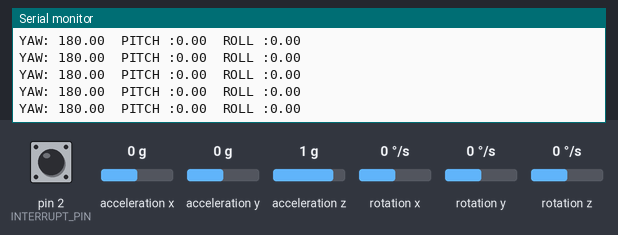
This sketch was run on a simulated Arduino Uno, built with avr-gcc and run on an emulated ATmega328P. Parts: the last lines printed to the serial monitor. The inputs (shaded band) are chosen by the test bench; at power-on: acceleration x 0 g, acceleration y 0 g, acceleration z 1 g, rotation z 0 °/s, pin 2 (INTERRUPT_PIN) LOW, rotation x 0 °/s, rotation y 0 °/s. The sensor or clock chip raises its interrupt line as the real part does.

Above: at 1.7 s.
1.8 s: acceleration x set to -1.4 g
At 2.9 s:
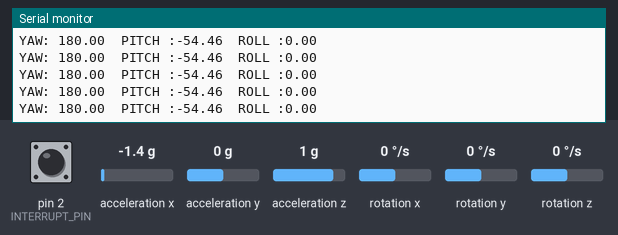
3.3 s: acceleration y set to 0.8 g
At 3.9 s:
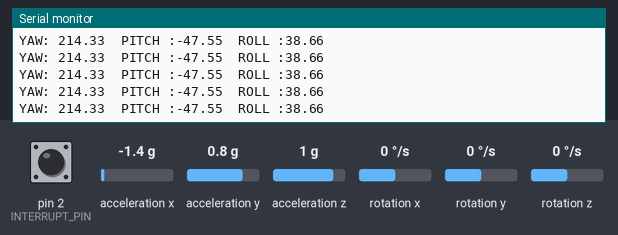
6.3 s: acceleration z set to -1.4 g
At 7.0 s:
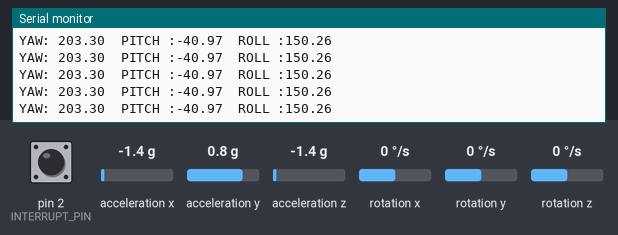
9.3 s: rotation z set to -192 °/s
At 10.1 s:
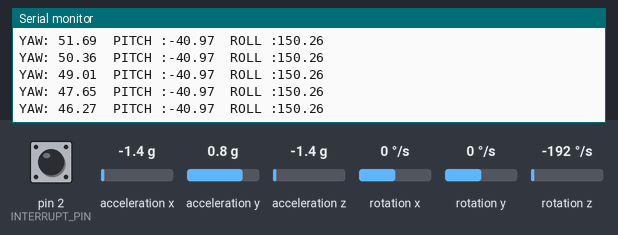
Timing chart, 0 to 12.3 s (numbered marks = the images above; inputs shaded):
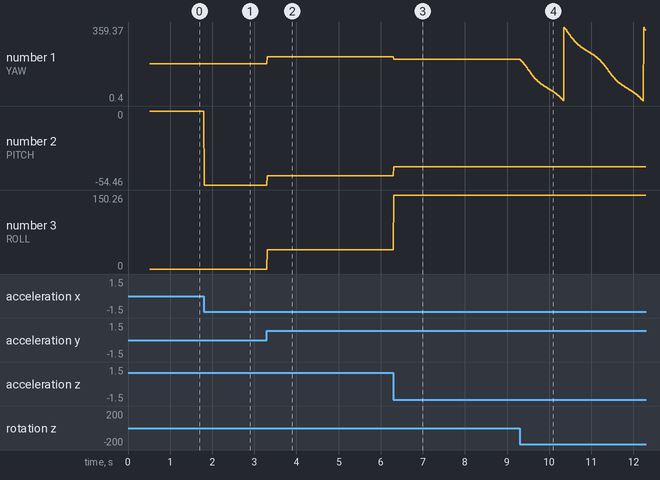

Measured:
- after the input at 1.8 s, the serial monitor: prints a new line at once (image 1)
- after the input at 3.3 s, the serial monitor: prints a new line at once (image 2)
- after the input at 6.3 s, the serial monitor: prints a new line at once (image 3)
- after the input at 9.3 s, the serial monitor: prints a new line at once (image 4)
- plotted number 1: 180 → 214.33 after the input at 3.3 s, 214.33 → 203.3 after the input at 6.3 s, 203.3 → 149 after the input at 9.3 s
- plotted number 2: 0 → -54.46 after the input at 1.8 s, -54.46 → -47.55 after the input at 3.3 s, -47.55 → -40.97 after the input at 6.3 s
- plotted number 3: 0 → 38.66 after the input at 3.3 s, 38.66 → 150.26 after the input at 6.3 s

The sketch:

MPU1.ino
```cpp
#include "MPU6050_6Axis_MotionApps20.h"
#if I2CDEV_IMPLEMENTATION == I2CDEV_ARDUINO_WIRE
#include "Wire.h"
#endif

#include "Var.h"
#include "MPU.h"
void setup() {
  Serial.begin(115200);
  Wire.begin();
  Wire.setClock(400000);  // 400 kHz
  setMPU();
}

void loop() {
  MPU1();
}
```

MPU.h
```cpp
void setMPU() {
#if I2CDEV_IMPLEMENTATION == I2CDEV_ARDUINO_WIRE
  Wire.begin();
  Wire.setClock(400000);  // 400kHz I2C clock. Comment this line if having compilation difficulties
#elif I2CDEV_IMPLEMENTATION == I2CDEV_BUILTIN_FASTWIRE
  Fastwire::setup(400, true);
#endif
  Serial.println(F("Initializing I2C devices..."));
  mpu.initialize();
  mpu.setXGyroOffset(31);
  pinMode(INTERRUPT_PIN, INPUT);

  Serial.println(F("Testing device connections..."));
  Serial.println(mpu.testConnection() ? F("MPU6050 connection successful") : F("MPU6050 connection failed"));

  Serial.println(F("Initializing DMP..."));
  devStatus = mpu.dmpInitialize();

  mpu.setXAccelOffset(-3298);
  mpu.setYAccelOffset(1848);
  mpu.setZAccelOffset(1073);
  mpu.setXGyroOffset(18);
  mpu.setYGyroOffset(87);
  mpu.setZGyroOffset(-4);

  if (devStatus == 0) {
    Serial.println(F("Enabling DMP..."));
    mpu.setDMPEnabled(true);

    Serial.println(F("Enabling interrupt detection (Arduino external interrupt 0)..."));
    attachInterrupt(digitalPinToInterrupt(INTERRUPT_PIN), dmpDataReady, RISING);
    mpuIntStatus = mpu.getIntStatus();

    Serial.println(F("DMP ready! Waiting for first interrupt..."));
    dmpReady = true;

    packetSize = mpu.dmpGetFIFOPacketSize();
  } else {
    Serial.print(F("DMP Initialization failed (code "));
    Serial.print(devStatus);
    Serial.println(F(")"));
  }
}

void MPU1() {
  if (!dmpReady) return;
  if (mpu.dmpGetCurrentFIFOPacket(fifoBuffer)) {
#ifdef OUTPUT_READABLE_YAWPITCHROLL
    mpu.dmpGetQuaternion(&q, fifoBuffer);
    mpu.dmpGetGravity(&gravity, &q);
    mpu.dmpGetYawPitchRoll(ypr, &q, &gravity);
    yaw = (ypr[0] * 180 / M_PI) + 180;
    pitch = (ypr[1] * 180 / M_PI);
    roll = (ypr[2] * 180 / M_PI);
    Serial.print("YAW: ");
    Serial.print(yaw);
    Serial.print("\tPITCH :");
    Serial.print(pitch);
    Serial.print("\tROLL :");
    Serial.print(roll);
    Serial.println();
#endif
  }
}
```

Var.h
```cpp
//==============================MPU==============================//
MPU6050 mpu;
#define OUTPUT_READABLE_YAWPITCHROLL
#define INTERRUPT_PIN 2
#define MPU_ADDR 0x68 // MPU6050 I2C address
#define PWR_MGMT_1 0x6B // Power management register address

bool dmpReady = false;
uint8_t mpuIntStatus;
uint8_t devStatus;
uint16_t packetSize;
uint16_t fifoCount;
uint8_t fifoBuffer[64];

Quaternion q;           // [w, x, y, z]
VectorInt16 aa;         // [x, y, z]
VectorInt16 aaReal;     // [x, y, z]
VectorInt16 aaWorld;    // [x, y, z]
VectorFloat gravity;    // [x, y, z]
float ypr[3];           // [yaw, pitch, roll]

uint8_t teapotPacket[14] = { '$', 0x02, 0, 0, 0, 0, 0, 0, 0, 0, 0x00, 0x00, '\r', '\n' };

volatile bool mpuInterrupt = false;
void dmpDataReady() {
  mpuInterrupt = true;
}

float yaw, pitch, roll;
```
